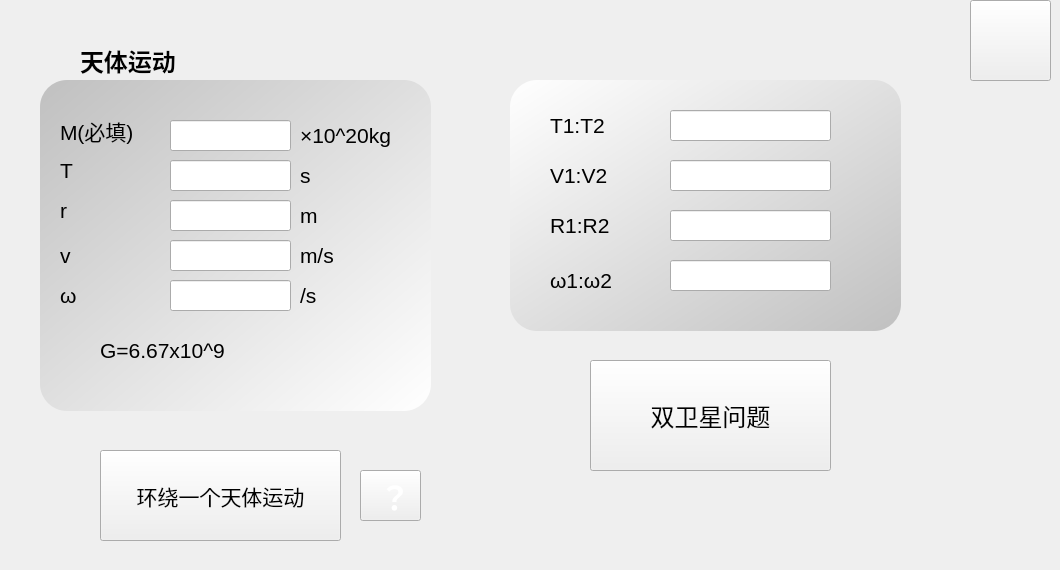
    <widget class="QWidget" name="Celes">
     <widget class="QPushButton" name="Celes_rt">
      <property name="geometry">
       <rect>
        <x>970</x>
        <y>0</y>
        <width>81</width>
        <height>81</height>
       </rect>
      </property>
      <property name="styleSheet">
       <string notr="true">QPushButton {
  background-image: url(D:/caculator/cal/rt.png);
}</string>
      </property>
      <property name="text">
       <string/>
      </property>
     </widget>
     <widget class="QLineEdit" name="celes_M">
      <property name="geometry">
       <rect>
        <x>170</x>
        <y>120</y>
        <width>121</width>
        <height>31</height>
       </rect>
      </property>
      <property name="font">
       <font>
        <family>Arial</family>
        <pointsize>14</pointsize>
       </font>
      </property>
     </widget>
     <widget class="QLineEdit" name="celes_t">
      <property name="geometry">
       <rect>
        <x>170</x>
        <y>160</y>
        <width>121</width>
        <height>31</height>
       </rect>
      </property>
      <property name="font">
       <font>
        <family>Arial</family>
        <pointsize>14</pointsize>
       </font>
      </property>
     </widget>
     <widget class="QLineEdit" name="celes_r">
      <property name="geometry">
       <rect>
        <x>170</x>
        <y>200</y>
        <width>121</width>
        <height>31</height>
       </rect>
      </property>
      <property name="font">
       <font>
        <family>Arial</family>
        <pointsize>14</pointsize>
       </font>
      </property>
     </widget>
     <widget class="QLineEdit" name="celes_v">
      <property name="geometry">
       <rect>
        <x>170</x>
        <y>240</y>
        <width>121</width>
        <height>31</height>
       </rect>
      </property>
      <property name="font">
       <font>
        <family>Arial</family>
        <pointsize>14</pointsize>
       </font>
      </property>
     </widget>
     <widget class="QLabel" name="label_19">
      <property name="geometry">
       <rect>
        <x>60</x>
        <y>110</y>
        <width>101</width>
        <height>41</height>
       </rect>
      </property>
      <property name="font">
       <font>
        <family>Arial</family>
        <pointsize>16</pointsize>
       </font>
      </property>
      <property name="text">
       <string>M(必填)</string>
      </property>
     </widget>
     <widget class="QLabel" name="label_20">
      <property name="geometry">
       <rect>
        <x>60</x>
        <y>160</y>
        <width>91</width>
        <height>20</height>
       </rect>
      </property>
      <property name="font">
       <font>
        <family>Arial</family>
        <pointsize>16</pointsize>
       </font>
      </property>
      <property name="text">
       <string>T</string>
      </property>
     </widget>
     <widget class="QLabel" name="label_21">
      <property name="geometry">
       <rect>
        <x>60</x>
        <y>190</y>
        <width>81</width>
        <height>41</height>
       </rect>
      </property>
      <property name="font">
       <font>
        <family>Arial</family>
        <pointsize>16</pointsize>
       </font>
      </property>
      <property name="text">
       <string>r</string>
      </property>
     </widget>
     <widget class="QLabel" name="label_22">
      <property name="geometry">
       <rect>
        <x>60</x>
        <y>240</y>
        <width>61</width>
        <height>31</height>
       </rect>
      </property>
      <property name="font">
       <font>
        <family>Arial</family>
        <pointsize>16</pointsize>
       </font>
      </property>
      <property name="text">
       <string>v</string>
      </property>
     </widget>
     <widget class="QLabel" name="label_23">
      <property name="geometry">
       <rect>
        <x>60</x>
        <y>280</y>
        <width>72</width>
        <height>31</height>
       </rect>
      </property>
      <property name="font">
       <font>
        <family>Arial</family>
        <pointsize>16</pointsize>
       </font>
      </property>
      <property name="text">
       <string>ω</string>
      </property>
     </widget>
     <widget class="QLineEdit" name="celes_w">
      <property name="geometry">
       <rect>
        <x>170</x>
        <y>280</y>
        <width>121</width>
        <height>31</height>
       </rect>
      </property>
      <property name="font">
       <font>
        <family>Arial</family>
        <pointsize>14</pointsize>
       </font>
      </property>
     </widget>
     <widget class="QPushButton" name="celes_1">
      <property name="geometry">
       <rect>
        <x>100</x>
        <y>450</y>
        <width>241</width>
        <height>91</height>
       </rect>
      </property>
      <property name="font">
       <font>
        <family>Arial</family>
        <pointsize>16</pointsize>
       </font>
      </property>
      <property name="styleSheet">
       <string notr="true">QPushButton {
  background-image: url(D:/caculator/cal/bm.png);
}</string>
      </property>
      <property name="text">
       <string>环绕一个天体运动</string>
      </property>
     </widget>
     <widget class="QLabel" name="celes_err">
      <property name="geometry">
       <rect>
        <x>510</x>
        <y>490</y>
        <width>421</width>
        <height>71</height>
       </rect>
      </property>
      <property name="font">
       <font>
        <family>Arial</family>
        <pointsize>16</pointsize>
       </font>
      </property>
      <property name="text">
       <string/>
      </property>
     </widget>
     <widget class="QLabel" name="label_24">
      <property name="geometry">
       <rect>
        <x>300</x>
        <y>110</y>
        <width>131</width>
        <height>51</height>
       </rect>
      </property>
      <property name="font">
       <font>
        <family>Arial</family>
        <pointsize>16</pointsize>
       </font>
      </property>
      <property name="text">
       <string>×10^20kg</string>
      </property>
     </widget>
     <widget class="QLineEdit" name="celes_ratio_t">
      <property name="geometry">
       <rect>
        <x>670</x>
        <y>110</y>
        <width>161</width>
        <height>31</height>
       </rect>
      </property>
      <property name="font">
       <font>
        <family>Arial</family>
        <pointsize>14</pointsize>
       </font>
      </property>
     </widget>
     <widget class="QLineEdit" name="celes_ratio_v">
      <property name="geometry">
       <rect>
        <x>670</x>
        <y>160</y>
        <width>161</width>
        <height>31</height>
       </rect>
      </property>
      <property name="font">
       <font>
        <family>Arial</family>
        <pointsize>14</pointsize>
       </font>
      </property>
     </widget>
     <widget class="QLineEdit" name="celes_ratio_r">
      <property name="geometry">
       <rect>
        <x>670</x>
        <y>210</y>
        <width>161</width>
        <height>31</height>
       </rect>
      </property>
      <property name="font">
       <font>
        <family>Arial</family>
        <pointsize>14</pointsize>
       </font>
      </property>
     </widget>
     <widget class="QLineEdit" name="celes_ratio_w">
      <property name="geometry">
       <rect>
        <x>670</x>
        <y>260</y>
        <width>161</width>
        <height>31</height>
       </rect>
      </property>
      <property name="font">
       <font>
        <family>Arial</family>
        <pointsize>14</pointsize>
       </font>
      </property>
     </widget>
     <widget class="QLabel" name="label_25">
      <property name="geometry">
       <rect>
        <x>550</x>
        <y>110</y>
        <width>91</width>
        <height>31</height>
       </rect>
      </property>
      <property name="font">
       <font>
        <family>Arial</family>
        <pointsize>16</pointsize>
       </font>
      </property>
      <property name="text">
       <string>T1:T2</string>
      </property>
     </widget>
     <widget class="QLabel" name="label_26">
      <property name="geometry">
       <rect>
        <x>550</x>
        <y>160</y>
        <width>101</width>
        <height>31</height>
       </rect>
      </property>
      <property name="font">
       <font>
        <family>Arial</family>
        <pointsize>16</pointsize>
       </font>
      </property>
      <property name="text">
       <string>V1:V2</string>
      </property>
     </widget>
     <widget class="QLabel" name="label_27">
      <property name="geometry">
       <rect>
        <x>550</x>
        <y>210</y>
        <width>91</width>
        <height>31</height>
       </rect>
      </property>
      <property name="font">
       <font>
        <family>Arial</family>
        <pointsize>16</pointsize>
       </font>
      </property>
      <property name="text">
       <string>R1:R2</string>
      </property>
     </widget>
     <widget class="QLabel" name="label_28">
      <property name="geometry">
       <rect>
        <x>550</x>
        <y>260</y>
        <width>81</width>
        <height>41</height>
       </rect>
      </property>
      <property name="font">
       <font>
        <family>Arial</family>
        <pointsize>16</pointsize>
       </font>
      </property>
      <property name="text">
       <string>ω1:ω2</string>
      </property>
     </widget>
     <widget class="QPushButton" name="celes_2">
      <property name="geometry">
       <rect>
        <x>590</x>
        <y>360</y>
        <width>241</width>
        <height>111</height>
       </rect>
      </property>
      <property name="font">
       <font>
        <family>Arial</family>
        <pointsize>18</pointsize>
       </font>
      </property>
      <property name="styleSheet">
       <string notr="true">QPushButton {
  background-image: url(D:/caculator/cal/b2.png);
}</string>
      </property>
      <property name="text">
       <string>双卫星问题</string>
      </property>
     </widget>
     <widget class="QLabel" name="label_91">
      <property name="geometry">
       <rect>
        <x>80</x>
        <y>40</y>
        <width>291</width>
        <height>41</height>
       </rect>
      </property>
      <property name="font">
       <font>
        <family>Arial</family>
        <pointsize>18</pointsize>
        <weight>75</weight>
        <bold>true</bold>
       </font>
      </property>
      <property name="text">
       <string>天体运动</string>
      </property>
     </widget>
     <widget class="QLabel" name="label_92">
      <property name="geometry">
       <rect>
        <x>300</x>
        <y>160</y>
        <width>71</width>
        <height>31</height>
       </rect>
      </property>
      <property name="font">
       <font>
        <family>Arial</family>
        <pointsize>16</pointsize>
       </font>
      </property>
      <property name="text">
       <string>s</string>
      </property>
     </widget>
     <widget class="QLabel" name="label_93">
      <property name="geometry">
       <rect>
        <x>300</x>
        <y>200</y>
        <width>71</width>
        <height>31</height>
       </rect>
      </property>
      <property name="font">
       <font>
        <family>Arial</family>
        <pointsize>16</pointsize>
       </font>
      </property>
      <property name="text">
       <string>m</string>
      </property>
     </widget>
     <widget class="QLabel" name="label_94">
      <property name="geometry">
       <rect>
        <x>300</x>
        <y>240</y>
        <width>71</width>
        <height>31</height>
       </rect>
      </property>
      <property name="font">
       <font>
        <family>Arial</family>
        <pointsize>16</pointsize>
       </font>
      </property>
      <property name="text">
       <string>m/s</string>
      </property>
     </widget>
     <widget class="QLabel" name="label_95">
      <property name="geometry">
       <rect>
        <x>300</x>
        <y>280</y>
        <width>71</width>
        <height>31</height>
       </rect>
      </property>
      <property name="font">
       <font>
        <family>Arial</family>
        <pointsize>16</pointsize>
       </font>
      </property>
      <property name="text">
       <string>/s</string>
      </property>
     </widget>
     <widget class="QLabel" name="label_96">
      <property name="geometry">
       <rect>
        <x>40</x>
        <y>80</y>
        <width>391</width>
        <height>331</height>
       </rect>
      </property>
      <property name="styleSheet">
       <string notr="true">background-color: qlineargradient(spread:pad, x1:0, y1:0, x2:1, y2:1, stop:0 rgba(192, 192, 192, 255,100), stop:1 rgba(255, 255, 255, 255,100));
  border-radius: 27px;</string>
      </property>
      <property name="text">
       <string/>
      </property>
     </widget>
     <widget class="QLabel" name="label_97">
      <property name="geometry">
       <rect>
        <x>510</x>
        <y>80</y>
        <width>391</width>
        <height>251</height>
       </rect>
      </property>
      <property name="styleSheet">
       <string notr="true">background-color: qlineargradient(spread:pad, x1:0, y1:0, x2:1, y2:1, stop:0 rgba(255, 255, 255, 255,100), stop:1 rgba(192, 192, 192, 255,100));
  border-radius: 27px;</string>
      </property>
      <property name="text">
       <string/>
      </property>
     </widget>
     <widget class="QLabel" name="label_98">
      <property name="geometry">
       <rect>
        <x>100</x>
        <y>330</y>
        <width>291</width>
        <height>41</height>
       </rect>
      </property>
      <property name="font">
       <font>
        <family>Arial</family>
        <pointsize>16</pointsize>
       </font>
      </property>
      <property name="text">
       <string>G=6.67x10^9</string>
      </property>
     </widget>
     <widget class="QPushButton" name="e1_3">
      <property name="geometry">
       <rect>
        <x>360</x>
        <y>470</y>
        <width>61</width>
        <height>51</height>
       </rect>
      </property>
      <property name="font">
       <font>
        <family>Arial</family>
        <pointsize>24</pointsize>
        <weight>75</weight>
        <bold>true</bold>
       </font>
      </property>
      <property name="styleSheet">
       <string notr="true">QPushButton {
	color: rgb(255, 255, 255);

  background-image: url(D:/caculator/cal/t.png);
}
</string>
      </property>
      <property name="text">
       <string> ？</string>
      </property>
     </widget>
     <zorder>label_97</zorder>
     <zorder>label_96</zorder>
     <zorder>Celes_rt</zorder>
     <zorder>celes_M</zorder>
     <zorder>celes_t</zorder>
     <zorder>celes_r</zorder>
     <zorder>celes_v</zorder>
     <zorder>label_19</zorder>
     <zorder>label_20</zorder>
     <zorder>label_21</zorder>
     <zorder>label_22</zorder>
     <zorder>label_23</zorder>
     <zorder>celes_w</zorder>
     <zorder>celes_1</zorder>
     <zorder>celes_err</zorder>
     <zorder>label_24</zorder>
     <zorder>celes_ratio_t</zorder>
     <zorder>celes_ratio_v</zorder>
     <zorder>celes_ratio_r</zorder>
     <zorder>celes_ratio_w</zorder>
     <zorder>label_25</zorder>
     <zorder>label_26</zorder>
     <zorder>label_27</zorder>
     <zorder>label_28</zorder>
     <zorder>celes_2</zorder>
     <zorder>label_91</zorder>
     <zorder>label_92</zorder>
     <zorder>label_93</zorder>
     <zorder>label_94</zorder>
     <zorder>label_95</zorder>
     <zorder>label_98</zorder>
     <zorder>e1_3</zorder>
    </widget>
